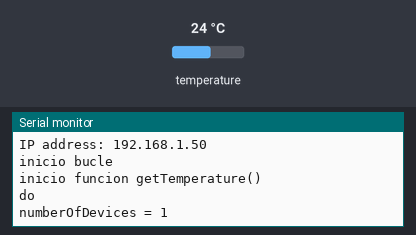
This sketch was run on a simulated ESP8266 (NodeMCU). Shown: the last lines printed to the serial monitor. Inputs (shaded band) come from the test bench; at power-on: temperature 24 °C. WiFi joins after 1.5 s; servers stay silent unless stated.

Above: at 3.7 s.
3.8 s: temperature set to 12 °C
At 7.8 s:
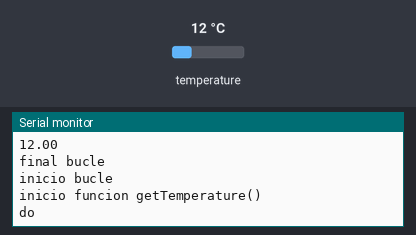
9.9 s: temperature set to 19 °C
At 11.5 s:
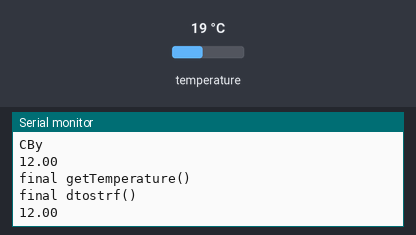

Measured:
- after the input at 3.8 s, the serial monitor: prints a new line after 2.5 s (image 1)

The sketch:

prueba_18b20.ino
```cpp
// ESP8266 DS18B20 ArduinoIDE Thingspeak IoT Example code
// http://vaasa.hacklab.fi
//
// https://github.com/milesburton/Arduino-Temperature-Control-Library
// https://gist.github.com/jeje/57091acf138a92c4176a


#include <OneWire.h>
#include <ESP8266WiFi.h>
#include <ESP8266WebServer.h>
#include <DallasTemperature.h>

#define ONE_WIRE_BUS D2


const char* host = "api.thingspeak.com"; // Your domain
String ApiKey = "FR5DZBZG42NI9E7T";
String path = "/update?key=" + ApiKey + "&field1=";


OneWire oneWire(ONE_WIRE_BUS);
DallasTemperature DS18B20(&oneWire);

const char* ssid = "casaelobrero";
const char* pass = "lacosamasbonitadelmundo";


char temperatureString[6];

uint8_t numberOfDevices=0;

void setup(void){
  Serial.begin(115200);
  Serial.println("");

  WiFi.begin(ssid, pass);
  // Wait for connection
  while (WiFi.status() != WL_CONNECTED) {
    delay(100);
    Serial.print(".");
  }

  Serial.println("");
  Serial.print("Connected to ");
  Serial.println(ssid);
  Serial.print("IP address: ");
  Serial.println(WiFi.localIP());

  DS18B20.begin();
  delay(1000);


}

float getTemperature() {
  Serial.println ("inicio funcion getTemperature()");
  float temp;
  do {
   Serial.println ("do");


    numberOfDevices = DS18B20.getDeviceCount();
    delay(1000);
    Serial.print(F("numberOfDevices = "));
    Serial.println(numberOfDevices);

    DS18B20.requestTemperatures();

    delay(1000);

    temp = DS18B20.getTempCByIndex(0);

    delay(1000);

    Serial.println ("CBy");
    Serial.println (temp);
    delay(100);
  } while (temp == 85.0 || temp == (-127.0));
  return temp;
}


void loop() {
  Serial.println ("inicio bucle");
  float temperature = getTemperature();

  Serial.println ("final getTemperature()");

  dtostrf(temperature, 2, 2, temperatureString);

  Serial.println ("final dtostrf()");

  // send temperature to the serial console
  Serial.println(temperatureString);

  WiFiClient client;
  const int httpPort = 80;
  if (!client.connect(host, httpPort)) {
    Serial.println("connection failed");
    return;
  }

  client.print(String("GET ") + path + temperatureString + " HTTP/1.1\r\n" +
               "Host: " + host + "\r\n" +
               "Connection: keep-alive\r\n\r\n");
  delay(500);
  Serial.println ("final bucle");

}
```
